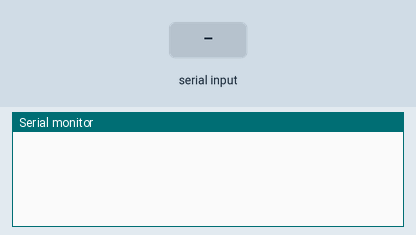
Simulated run of this sketch. Board: Arduino Uno, built with avr-gcc and run on an emulated ATmega328P. Parts: the last lines printed to the serial monitor. Inputs (shaded band) come from the test bench.

Above: at 1.2 s.
1.3 s: "1" received over Serial
At 3.1 s:
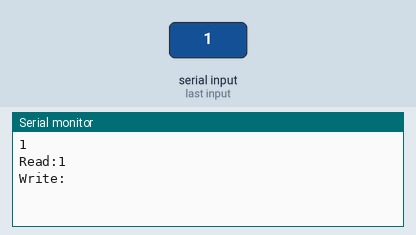
3.8 s: "0" received over Serial
At 5.11 s:
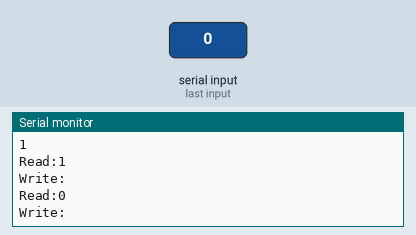
5.3 s: "2" received over Serial
At 6.1 s:
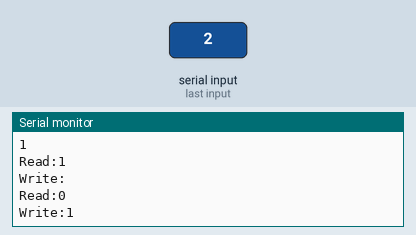

Measured:
- after the input at 1.3 s, the serial monitor: prints a new line at once (image 1)
- after the input at 3.8 s, the serial monitor: prints a new line after 1.0 s (image 2)
- after the input at 5.3 s, the serial monitor: prints a new line at once (image 3)

The sketch:

main.ino
```cpp
class Timer
{
    unsigned long startTime;
    bool paused;
    unsigned long pauseTime;

public:
    Timer() : paused(false), pauseTime(0)
    {
        startTime = millis();
    }

    float getSeconds()
    {
        if (paused)
        {
            return (pauseTime - startTime) / 1000.0f;
        }
        unsigned long currentTime = millis();
        return (currentTime - startTime) / 1000.0f;
    }

    void pause()
    {
        if (paused)
        {
            return;
        }
        pauseTime = millis();
        paused = true;
    }

    void unpause()
    {
        if (!paused)
        {
            return;
        }
        unsigned long currentTime = millis();
        startTime += (currentTime - pauseTime);
        pauseTime = 0;
        paused = false;
    }

    void reset()
    {
        paused = false;
        startTime = millis();
        pauseTime = 0;
    }
};

Timer t;
bool on = false;

const char *lettresMorses[] = {".-", "-...", "-.-.", "-..", ".", "..-.", "--.", "....", "..", ".---", "-.-", ".-..", "--", "-.", "---", ".--.", "--.-", ".-.", "...", "-", "..-", "...-", ".--", "-..-", "-.--", "--.."};

class MorseConverter
{

protected:
    MorseConverter() {}

    static MorseConverter *morseconverter_;

public:
    String *MorseReturn;

    MorseConverter(MorseConverter &other) = delete;

    void operator=(const MorseConverter &other) = delete;

    static MorseConverter *GetInstance();

    String readSerial();

    String *stringToMorse(String Input)
    {
        MorseReturn = {};
        int i = 0;

        while (Input[i] != '\0')
        {
            Input[i] = toUpperCase(Input[i]);
            if (Input[i] >= 'A' && Input[i] <= 'Z')
            {
                //Serial.print("\nInput I: ");
                //Serial.print(Input[i]);

                MorseReturn[i] = lettresMorses[Input[i] - 65];
                //Serial.print("\n\nTest:");
                String test = lettresMorses[Input[i] - 65];
                //Serial.print(test);
                //Serial.print("\n\n");
            }
            if (Input[i] == ' ')
            {
                MorseReturn[i] = " ";
            }
            i++;
        }
        return MorseReturn;
    }
};

String MorseConverter::readSerial()
{
    if (Serial.available() > 0)
    {
        return Serial.readString();
    }
    return "";
}

MorseConverter *MorseConverter::morseconverter_ = nullptr;
// Doit être définie hors de la classe
MorseConverter *MorseConverter::GetInstance()
{
    if (morseconverter_ == nullptr)
    {
        morseconverter_ = new MorseConverter();
    }
    return morseconverter_;
}

void setup()
{
    Serial.begin(9600);
}

void loop()
{
    MorseConverter *mc = MorseConverter::GetInstance();
    int s = Serial.available();
    if (s > 0)
    {
        Serial.print(s);
    }
    if (Serial.available() > 0)
    {

        String read = mc->readSerial();
        Serial.print("\nRead:");
        Serial.print(read);
        Serial.print("\nWrite:");
        String *morse = mc->stringToMorse(read);
        int i = 0;
        while (i < 100)
        {
            //Serial.print(morse[i]);
            i++;
        }
    }
}
```

test.ino
```cpp
/*bool on = false;
bool pressing = false;

void setup()
{
    pinMode(13, OUTPUT);
    pinMode(12, INPUT_PULLUP);
}
void loop()
{

    if (digitalRead(12) == LOW)
    {
        digitalWrite(13, HIGH);
    }
    else
    {
        digitalWrite(13, LOW);
    }
  delay(5);
}*/
```
